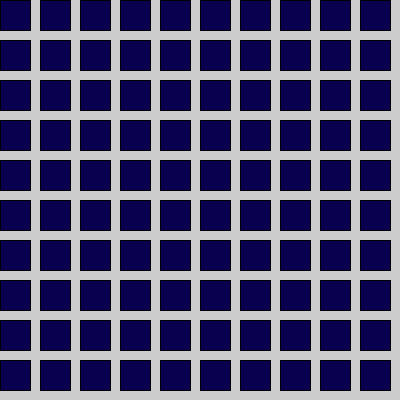
Frame 1 (no input)
Frame 60 (the mouse pressed at the canvas centre just before this capture): identical to frame 1, image omitted
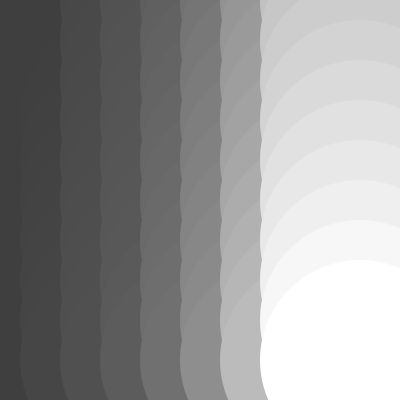
Frame 120 (the mouse held since frame 60 and released just before this capture)

The Processing sketch that drew these frames (run headless with seeded random() and noise(); from frame 60 on, the mouse is pressed at the canvas centre):

// Processing sketch: processing_42257
// ── processing_42257.pde

void setup() {
  size (400, 400);
  smooth();
}
void draw (){
 stroke(0);


  
  for (int x=0; x < width; x=x+40){
  for (int y=0; y < height; y=y+40){ 
   fill(10,0,80);
rect(x, y, 30, 30);

 
 if (mousePressed) { 


 noStroke();
   
   fill(40,10);
   rect(0,0, width, height);
   fill(255);
   ellipse(x,y,200,200);
  
 }
   

  
  
}


 
  }

    }
